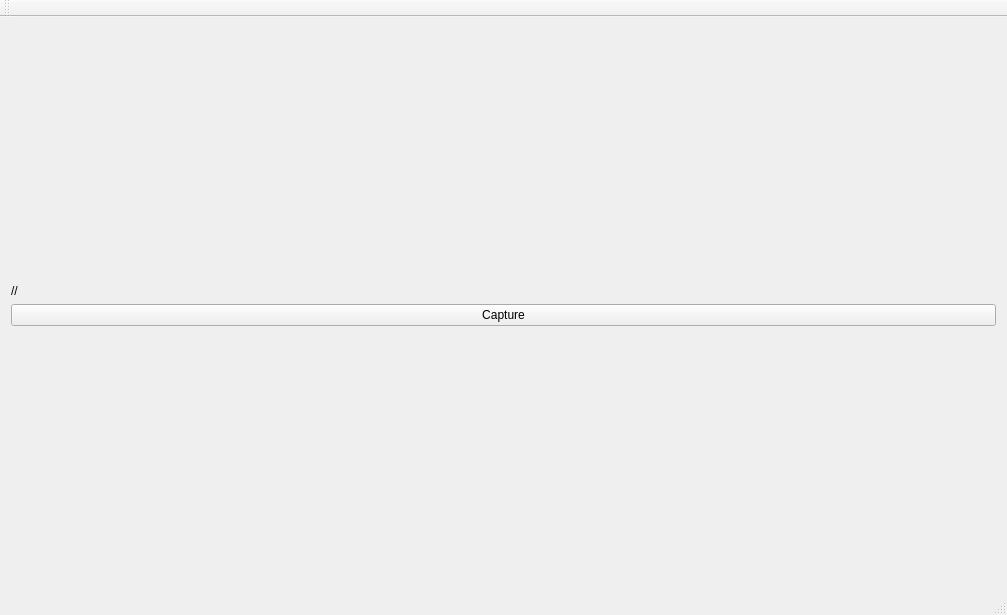
<?xml version="1.0" encoding="UTF-8"?>
<ui version="4.0">
 <class>MainWindow</class>
 <widget class="QMainWindow" name="MainWindow">
  <property name="geometry">
   <rect>
    <x>0</x>
    <y>0</y>
    <width>1007</width>
    <height>615</height>
   </rect>
  </property>
  <property name="sizePolicy">
   <sizepolicy hsizetype="Preferred" vsizetype="Fixed">
    <horstretch>0</horstretch>
    <verstretch>0</verstretch>
   </sizepolicy>
  </property>
  <property name="windowTitle">
   <string>MainWindow</string>
  </property>
  <widget class="QWidget" name="centralWidget">
   <layout class="QGridLayout" name="gridLayout">
    <item row="1" column="0">
     <layout class="QGridLayout" name="gridLayout_2">
      <item row="1" column="1">
       <widget class="QPushButton" name="pushButton">
        <property name="text">
         <string>Capture</string>
        </property>
       </widget>
      </item>
      <item row="0" column="1">
       <widget class="QLabel" name="label">
        <property name="sizePolicy">
         <sizepolicy hsizetype="Preferred" vsizetype="Fixed">
          <horstretch>0</horstretch>
          <verstretch>0</verstretch>
         </sizepolicy>
        </property>
        <property name="text">
         <string>//</string>
        </property>
        <property name="wordWrap">
         <bool>true</bool>
        </property>
       </widget>
      </item>
     </layout>
    </item>
   </layout>
  </widget>
  <widget class="QMenuBar" name="menuBar">
   <property name="geometry">
    <rect>
     <x>0</x>
     <y>0</y>
     <width>1007</width>
     <height>21</height>
    </rect>
   </property>
  </widget>
  <widget class="QToolBar" name="mainToolBar">
   <attribute name="toolBarArea">
    <enum>TopToolBarArea</enum>
   </attribute>
   <attribute name="toolBarBreak">
    <bool>false</bool>
   </attribute>
  </widget>
  <widget class="QStatusBar" name="statusBar"/>
 </widget>
 <layoutdefault spacing="6" margin="11"/>
 <resources/>
 <connections/>
</ui>
